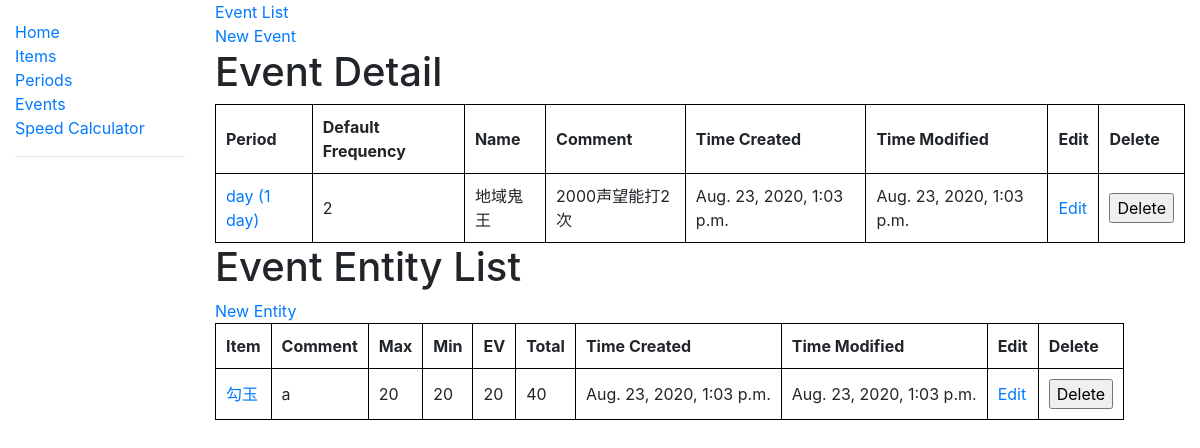
The page /event/96/ on the database as committed earlier.
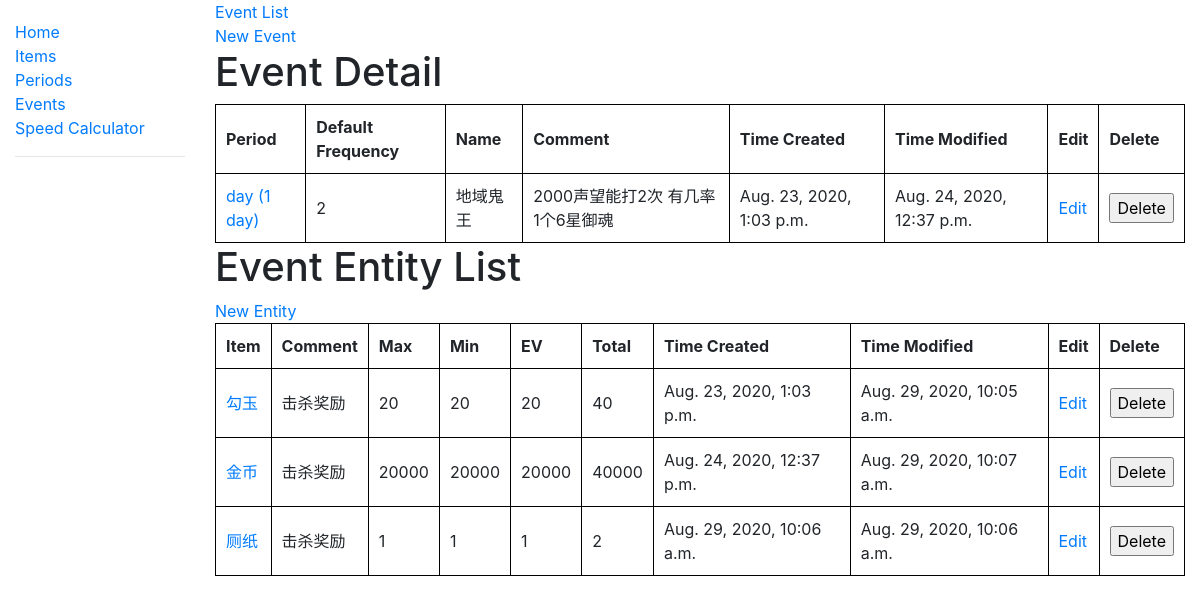
The same page on the database as committed later.
### income_calculator/models.py (models this page shows)
class BasicModel(models.Model):
    id = models.AutoField(primary_key=True)
    display_name = models.CharField(max_length=50)  # The display name of the object
    comment = models.TextField(null=True)  # a short description of the object
    time_created = models.PositiveIntegerField()
    time_modified = models.PositiveIntegerField()
    deleted = models.BooleanField()
    def __str__(self):
        return self.display_name
    @property
    def time_created_string(self):
        return datetime.fromtimestamp(self.time_created)
    @property
    def time_modified_string(self):
        return datetime.fromtimestamp(self.time_modified)

class Event(BasicModel):
    priority = models.SmallIntegerField()
    default_frequency = models.IntegerField()
    icon = models.TextField(null=True)
    period_id = models.PositiveIntegerField()
    event_group_id = models.PositiveIntegerField(null=True)

class BasicModel(models.Model):
    id = models.AutoField(primary_key=True)
    display_name = models.CharField(max_length=50)  # The display name of the object
    comment = models.TextField(null=True)  # a short description of the object
    time_created = models.PositiveIntegerField()
    time_modified = models.PositiveIntegerField()
    deleted = models.BooleanField()
    def __str__(self):
        return self.display_name
    @property
    def time_created_string(self):
        return datetime.fromtimestamp(self.time_created)
    @property
    def time_modified_string(self):
        return datetime.fromtimestamp(self.time_modified)

class Period(BasicModel):
    num_days = models.PositiveIntegerField()
    class Meta:
        ordering = ('num_days', )
    def __str__(self):
        days_suffix = 's' if self.num_days > 1 else ''
        return self.display_name + ' (' + str(self.num_days) + ' day' + days_suffix + ')'

class EventEntity(BasicModel):
    event_id = models.PositiveIntegerField()
    item_id = models.PositiveIntegerField()
    min = models.IntegerField()
    max = models.IntegerField()
    expectation_value = models.IntegerField()
    default_total = models.IntegerField()

### income_calculator/views.py (the view)
# urls.py: path('event/<int:pk>/', views.EventDetailView.as_view(), name='event_detail'),
class EventDetailView(generic.DetailView):
    model = Event
    context_object_name = 'event_detail'
    def get_context_data(self, **kwargs):
        context = super().get_context_data(**kwargs)
        periods = db_accessor.get_active_periods()
        context['periods'] = periods
        event_entities = db_accessor.get_event_entities_by_event_id(event_id=self.kwargs['pk'])
        context['event_entity_list'] = event_entities
        items = db_accessor.get_active_items()
        context['items'] = items
        return context

### income_calculator/db_accessor.py (called while the page is built)
def get_event_entities_by_event_id(event_id):
    return EventEntity.objects.filter(event_id=event_id, deleted=False)

def get_items(**kwargs):
    return Item.objects.filter(**kwargs)

def get_active_items():
    return get_items(deleted=False)

def get_periods(**kwargs):
    return Period.objects.filter(**kwargs)

def get_active_periods(**kwargs):
    return get_periods(deleted=False, **kwargs)

### income_calculator/templatetags/template_filters.py (called while the page is built)
@register.filter
def get_object_by_id(value, period_id):
    for p in value:
        if p.id == period_id:
            return p

### income_calculator/templates/income_calculator/event_detail.html (shortened to what this page needs)
{% extends "base_generic.html" %}
{% load template_filters %}
{% block content %}
  <a href="{% url 'events'%}">Event List</a><br/>
  <a href="{% url 'new_event'%}">New Event</a>
<h1>Event Detail</h1>
<table>
  <tr>
    <th>Period</th>
    <th>Default Frequency</th>
    <th>Name</th>
    <th>Comment</th>
    <th>Time Created</th>
    <th>Time Modified</th>
    <th>Edit</th>
    <th>Delete</th>
  </tr>
  <tr>
    <td><a href="{% url 'period_detail' event_detail.period_id%}">{{ periods|get_object_by_id:event_detail.period_id }}</a></td>
    <td>{{ event_detail.default_frequency }}</td>
    <td>{{ event_detail.display_name }}</td>
    <td>{{ event_detail.comment }}</td>
    <td>{{ event_detail.time_created_string }}</td>
    <td>{{ event_detail.time_modified_string }}</td>
    <td><a href="{% url 'event_edit' event_detail.id %}">Edit</a></td>
    <td>
      <form action="{% url 'event_delete' %}" method="post" onsubmit="return confirm('Do you really want to delete {{ event_detail }}?')">
        <input type="submit" value="Delete">
      </form>
    </td>
  </tr>
</table>
<h1>Event Entity List</h1>
<a href="{% url 'new_event_entity' event_id=event_detail.id %}">New Entity</a>
<table>
  <tr>
    <th>Item</th>
    <th>Comment</th>
    <th>Max</th>
    <th>Min</th>
    <th>EV</th>
    <th>Total</th>
    <th>Time Created</th>
    <th>Time Modified</th>
    <th>Edit</th>
    <th>Delete</th>
  </tr>
  {% for event_entity in event_entity_list %}
    <tr>
      <td><a href="{% url 'item_detail' event_entity.item_id%}">{{ items|get_object_by_id:event_entity.item_id }}</a></td>
      <td>{{ event_entity.comment }}</td>
      <td>{{ event_entity.max }}</td>
      <td>{{ event_entity.min }}</td>
      <td>{{ event_entity.expectation_value }}</td>
      <td>{% widthratio event_entity.expectation_value 1 event_detail.default_frequency %}</td>
      <td>{{ event_entity.time_created_string }}</td>
      <td>{{ event_entity.time_modified_string }}</td>
      <td><a href="{% url 'event_entity_edit' event_entity.id %}">Edit</a></td>
      <td>
      <form action="{% url 'event_entity_delete' %}" method="post" onsubmit="return confirm('Do you really want to delete {{ event_entity }}?')">
        <input type="submit" value="Delete">
      </form>
      </td>
    </tr>
  {% endfor %}
</table>
{% endblock %}

### income_calculator/templates/base_generic.html (shortened to what this page needs)
<!DOCTYPE html>
<html lang="en">
<head>
  <link rel="stylesheet" href="https://stackpath.bootstrapcdn.com/bootstrap/4.1.3/css/bootstrap.min.css">
    {% load bootstrap_pagination %}
    {% load static %}
    <link rel="stylesheet" href="{% static 'css/styles.css' %}">
</head>
<body>
  <div class="container-fluid">
    <div class="row">
      <div class="col-sm-2">
      {% block sidebar %}
        <ul class="sidebar-nav">
            <li><a href="{% url 'index' %}">Home</a></li>
          <li><a href="{% url 'items' %}">Items</a></li>
          <li><a href="{% url 'periods' %}">Periods</a></li>
          <li><a href="{% url 'events' %}">Events</a></li>
            <li><a href="{% url 'speed_calculator'%}">Speed Calculator</a></li>
          <hr/>
        </ul>
     {% endblock %}
      </div>
      <div class="col-sm-10 ">
          {% block content %}{% endblock %}
      </div>
    </div>
  </div>
</body>
</html>

### income_calculator/static/css/styles.css (style rules this page uses)
.sidebar-nav { margin-top: 20px; padding: 0; list-style: none; }
table, th, td { padding: 10px; border: 1px solid black; border-collapse: collapse; }

Rows that differ between the two databases and show on the page:
changed BasicModel "地域鬼王": comment "2000声望能打2次" → "2000声望能打2次 有几率1个6星御魂"; time_modified_string "Aug. 23, 2020, 1:03 p.m." → "Aug. 24, 2020, 12:37 p.m."
changed through a linked row, EventEntity "勾玉": comment "a" → "击杀奖励"; time_modified_string "Aug. 23, 2020, 1:03 p.m." → "Aug. 29, 2020, 10:05 a.m."
added EventEntity: item.display_name "金币", comment "击杀奖励", max "20000", min "20000", expectation_value "20000", expectation_value.default_frequency "40000", time_created_string "Aug. 24, 2020, 12:37 p.m.", time_modified_string "Aug. 29, 2020, 10:07 a.m."
added EventEntity: item.display_name "厕纸", comment "击杀奖励", max "1", min "1", expectation_value "1", expectation_value.default_frequency "2", time_created_string "Aug. 29, 2020, 10:06 a.m.", time_modified_string "Aug. 29, 2020, 10:06 a.m."
